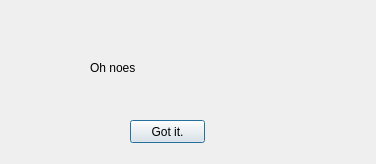
<?xml version="1.0" encoding="UTF-8"?>
<ui version="4.0">
 <class>AlertWindow</class>
 <widget class="QDialog" name="AlertWindow">
  <property name="windowModality">
   <enum>Qt::ApplicationModal</enum>
  </property>
  <property name="geometry">
   <rect>
    <x>0</x>
    <y>0</y>
    <width>376</width>
    <height>164</height>
   </rect>
  </property>
  <property name="windowTitle">
   <string>Capablanca - Error...</string>
  </property>
  <widget class="QLabel" name="label_icon">
   <property name="geometry">
    <rect>
     <x>40</x>
     <y>50</y>
     <width>51</width>
     <height>51</height>
    </rect>
   </property>
   <property name="sizePolicy">
    <sizepolicy hsizetype="Fixed" vsizetype="Fixed">
     <horstretch>0</horstretch>
     <verstretch>0</verstretch>
    </sizepolicy>
   </property>
   <property name="minimumSize">
    <size>
     <width>32</width>
     <height>32</height>
    </size>
   </property>
   <property name="text">
    <string/>
   </property>
   <property name="pixmap">
    <pixmap resource="resources.qrc">:/icons/icons/appbar.alert.png</pixmap>
   </property>
   <property name="scaledContents">
    <bool>false</bool>
   </property>
   <property name="alignment">
    <set>Qt::AlignCenter</set>
   </property>
  </widget>
  <widget class="QLabel" name="label_alert_text">
   <property name="geometry">
    <rect>
     <x>90</x>
     <y>60</y>
     <width>51</width>
     <height>16</height>
    </rect>
   </property>
   <property name="sizePolicy">
    <sizepolicy hsizetype="Expanding" vsizetype="Preferred">
     <horstretch>0</horstretch>
     <verstretch>0</verstretch>
    </sizepolicy>
   </property>
   <property name="text">
    <string>Oh noes</string>
   </property>
  </widget>
  <widget class="QPushButton" name="pushButton_close">
   <property name="geometry">
    <rect>
     <x>130</x>
     <y>120</y>
     <width>75</width>
     <height>23</height>
    </rect>
   </property>
   <property name="text">
    <string>Got it.</string>
   </property>
  </widget>
 </widget>
 <resources>
  <include location="resources.qrc"/>
 </resources>
 <connections/>
</ui>
